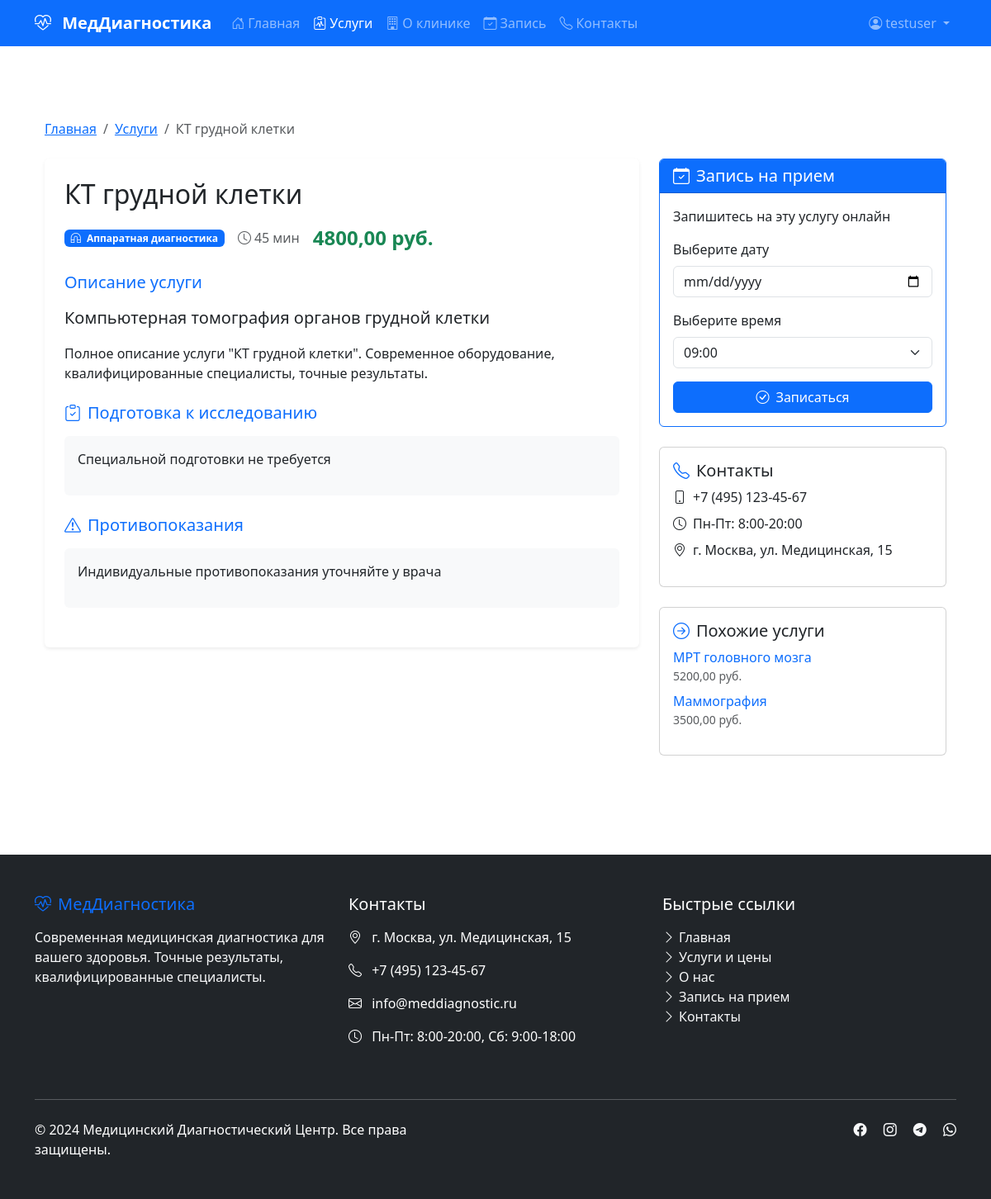
Screenshot of /services/-1/ (signed in) with the database file from the repository.
### accounts/models.py (models this page shows, shortened)
class CustomUser(AbstractUser):
    phone = models.CharField(
        max_length=20,
        verbose_name="Телефон",
        blank=True,
        null=True
    )
    birth_date = models.DateField(
        verbose_name="Дата рождения",
        blank=True,
        null=True
    )
    address = models.TextField(
        verbose_name="Адрес",
        blank=True,
        null=True
    )
    medical_card_number = models.CharField(
        max_length=50,
        verbose_name="Номер медицинской карты",
        blank=True,
        null=True
    )
    blood_type = models.CharField(
        max_length=5,
        verbose_name="Группа крови",
        blank=True,
        null=True
    )
    is_patient = models.BooleanField(
        default=True,
        verbose_name="Является пациентом"
    )
    is_doctor = models.BooleanField(
        default=False,
        verbose_name="Является врачом"
    )
    class Meta:
        verbose_name = "Пользователь"
        verbose_name_plural = "Пользователи"

### services/models.py (models this page shows, shortened)
class Service(models.Model):
    name = models.CharField(max_length=200, verbose_name="Название услуги")
    slug = models.SlugField(max_length=200, unique=True, blank=True, verbose_name="URL")
    category = models.ForeignKey(ServiceCategory, on_delete=models.CASCADE,
                                 related_name='services', verbose_name="Категория")
    description = models.TextField(verbose_name="Описание")
    full_description = models.TextField(blank=True, verbose_name="Полное описание")
    price = models.DecimalField(max_digits=10, decimal_places=2, verbose_name="Цена")
    duration = models.PositiveIntegerField(verbose_name="Длительность (мин)")
    preparation = models.TextField(blank=True, verbose_name="Подготовка к процедуре")
    contraindications = models.TextField(blank=True, verbose_name="Противопоказания")
    image = models.ImageField(upload_to='services/', blank=True, null=True,
                              verbose_name="Изображение")
    is_active = models.BooleanField(default=True, verbose_name="Активна")
    created_at = models.DateTimeField(auto_now_add=True, verbose_name="Дата создания")
    updated_at = models.DateTimeField(auto_now=True, verbose_name="Дата обновления")
    class Meta:
        verbose_name = "Услуга"
        verbose_name_plural = "Услуги"
        ordering = ['name']

class ServiceCategory(models.Model):
    name = models.CharField(max_length=100, verbose_name="Название категории")
    description = models.TextField(blank=True, verbose_name="Описание")
    icon = models.CharField(max_length=50, default="bi-heart",
                            verbose_name="Иконка Bootstrap",
                            help_text="Например: bi-heart, bi-activity, bi-eyedropper")
    class Meta:
        verbose_name = "Категория услуг"
        verbose_name_plural = "Категории услуг"
        ordering = ['name']

### services/views.py (the view)
# urls.py: path('<slug:slug>/', views.service_detail, name='detail'),
def service_detail(request, slug):
    service = get_object_or_404(Service, slug=slug, is_active=True)
    similar_services = Service.objects.filter(
        category=service.category,
        is_active=True
    ).exclude(id=service.id)[:5]
    context = {
        'title': service.name,
        'service': service,
        'similar_services': similar_services,
        'today': timezone.now().date(),
    }
    return render(request, 'services/detail.html', context)

### templates/services/detail.html (shortened to what this page needs)
{% extends 'base/base.html' %}
{% block content %}
<div class="container py-5">
    <nav aria-label="breadcrumb" class="mb-4">
        <ol class="breadcrumb">
            <li class="breadcrumb-item"><a href="{% url 'home' %}">Главная</a></li>
            <li class="breadcrumb-item"><a href="{% url 'services:list' %}">Услуги</a></li>
            <li class="breadcrumb-item active">{{ service.name }}</li>
        </ol>
    </nav>
    <div class="row">
        <div class="col-lg-8">
            <div class="card border-0 shadow-sm mb-4">
                <div class="card-body p-4">
                    <h1 class="card-title h2 mb-3">{{ service.name }}</h1>
                    <div class="d-flex align-items-center mb-4">
                        <span class="badge bg-primary me-3">
                            <i class="bi {{ service.category.icon }} me-1"></i>
                            {{ service.category.name }}
                        </span>
                        <span class="text-muted me-3">
                            <i class="bi bi-clock me-1"></i>{{ service.duration }} мин
                        </span>
                        <span class="fs-4 fw-bold text-success">
                            {{ service.price }} руб.
                        </span>
                    </div>
                    <div class="mb-4">
                        <h4 class="h5 text-primary mb-3">Описание услуги</h4>
                        <p class="lead">{{ service.description }}</p>
                        {% if service.full_description %}
                        <div class="mt-3">
                            {{ service.full_description|linebreaks }}
                        </div>
                        {% endif %}
                    </div>
                    {% if service.preparation %}
                    <div class="mb-4">
                        <h4 class="h5 text-primary mb-3">
                            <i class="bi bi-clipboard-check me-2"></i>Подготовка к исследованию
                        </h4>
                        <div class="bg-light p-3 rounded">
                            {{ service.preparation|linebreaks }}
                        </div>
                    </div>
                    {% endif %}
                    {% if service.contraindications %}
                    <div class="mb-4">
                        <h4 class="h5 text-primary mb-3">
                            <i class="bi bi-exclamation-triangle me-2"></i>Противопоказания
                        </h4>
                        <div class="bg-light p-3 rounded">
                            {{ service.contraindications|linebreaks }}
                        </div>
                    </div>
                    {% endif %}
                </div>
            </div>
        </div>
        <div class="col-lg-4">
            <div class="sticky-top" style="top: 20px;">
                <div class="card border-primary mb-4">
                    <div class="card-header bg-primary text-white">
                        <h5 class="mb-0">
                            <i class="bi bi-calendar-check me-2"></i>Запись на прием
                        </h5>
                    </div>
                    <div class="card-body">
                        <p class="card-text">Запишитесь на эту услугу онлайн</p>
                        <div class="mb-3">
                            <label class="form-label">Выберите дату</label>
                            <input type="date" class="form-control">
                        </div>
                        <div class="mb-3">
                            <label class="form-label">Выберите время</label>
                            <select class="form-select">
                                <option>09:00</option>
                            </select>
                        </div>
                        <button class="btn btn-primary w-100">
                            <i class="bi bi-check-circle me-2"></i>Записаться
                        </button>
                    </div>
                </div>
                <div class="card mb-4">
                    <div class="card-body">
                        <h5 class="card-title">
                            <i class="bi bi-telephone text-primary me-2"></i>Контакты
                        </h5>
                        <ul class="list-unstyled">
                            <li class="mb-2">
                                <i class="bi bi-phone me-2"></i>+7 (495) 123-45-67
                            </li>
                            <li class="mb-2">
                                <i class="bi bi-clock me-2"></i>Пн-Пт: 8:00-20:00
                            </li>
                            <li>
                                <i class="bi bi-geo-alt me-2"></i>г. Москва, ул. Медицинская, 15
                            </li>
                        </ul>
                    </div>
                </div>
                {% if similar_services %}
                <div class="card">
                    <div class="card-body">
                        <h5 class="card-title">
                            <i class="bi bi-arrow-right-circle text-primary me-2"></i>Похожие услуги
                        </h5>
                        <ul class="list-unstyled">
                            {% for similar in similar_services %}
                            <li class="mb-2">
                                <a href="{% url 'services:detail' similar.slug %}"
                                   class="text-decoration-none">
                                    {{ similar.name }}
                                </a>
                                <span class="text-muted small d-block">{{ similar.price }} руб.</span>
                            </li>
                            {% endfor %}
                        </ul>
                    </div>
                </div>
                {% endif %}
            </div>
        </div>
    </div>
</div>
{% endblock %}

### templates/base/base.html (shortened to what this page needs)
<!DOCTYPE html>
<html lang="ru">
<head>
    <link href="https://cdn.jsdelivr.net/npm/bootstrap@5.3.0/dist/css/bootstrap.min.css" rel="stylesheet">
    <link rel="stylesheet" href="https://cdn.jsdelivr.net/npm/bootstrap-icons@1.10.0/font/bootstrap-icons.css">
    <link href="/static/css/style.css" rel="stylesheet">
</head>
<body>
    <nav class="navbar navbar-expand-lg navbar-dark bg-primary sticky-top">
        <div class="container">
            <a class="navbar-brand" href="{% url 'home' %}">
                <i class="bi bi-heart-pulse me-2"></i>
                <span class="fw-bold">МедДиагностика</span>
            </a>
            <div class="collapse navbar-collapse" id="navbarNav">
                <ul class="navbar-nav me-auto">
                    <li class="nav-item">
                        <a class="nav-link {% if request.path == '/' %}active{% endif %}" href="{% url 'home' %}">
                            <i class="bi bi-house-door me-1"></i>Главная
                        </a>
                    </li>
                    <li class="nav-item">
                        <a class="nav-link {% if 'services' in request.path %}active{% endif %}" href="{% url 'services:list' %}">
                            <i class="bi bi-clipboard-pulse me-1"></i>Услуги
                        </a>
                    </li>
                    <li class="nav-item">
                        <a class="nav-link {% if 'about' in request.path %}active{% endif %}" href="{% url 'about' %}">
                            <i class="bi bi-building me-1"></i>О клинике
                        </a>
                    </li>
                    <li class="nav-item">
                       <a class="nav-link {% if 'appointments' in request.path %}active{% endif %}"
                          href="{% url 'appointments:list' %}">
                           <i class="bi bi-calendar-check me-1"></i>Запись
                       </a>
                    </li>
                    <li class="nav-item">
                        <a class="nav-link {% if 'contacts' in request.path %}active{% endif %}" href="{% url 'contacts' %}">
                            <i class="bi bi-telephone me-1"></i>Контакты
                        </a>
                    </li>
                </ul>
                <div class="navbar-nav">
                    {% if user.is_authenticated %}
                        <div class="nav-item dropdown">
                            <a class="nav-link dropdown-toggle" href="#" role="button" data-bs-toggle="dropdown">
                                <i class="bi bi-person-circle me-1"></i>{{ user.username }}
                            </a>
                        </div>
                    {% else %}
                        <a class="nav-link" href="{% url 'login' %}">
                            <i class="bi bi-box-arrow-in-right me-1"></i>Войти
                        </a>
                    {% endif %}
                </div>
            </div>
        </div>
    </nav>
    <main class="container py-4">
        {% block content %}{% endblock %}
    </main>
    <footer class="bg-dark text-white py-5 mt-5">
        <div class="container">
            <div class="row">
                <div class="col-md-4 mb-4">
                    <h5 class="text-primary mb-3">
                        <i class="bi bi-heart-pulse me-2"></i>МедДиагностика
                    </h5>
                    <p class="text-light">Современная медицинская диагностика для вашего здоровья. Точные результаты, квалифицированные специалисты.</p>
                </div>
                <div class="col-md-4 mb-4">
                    <h5 class="mb-3">Контакты</h5>
                    <p><i class="bi bi-geo-alt me-2"></i> г. Москва, ул. Медицинская, 15</p>
                    <p><i class="bi bi-telephone me-2"></i> +7 (495) 123-45-67</p>
                    <p><i class="bi bi-envelope me-2"></i> info@meddiagnostic.ru</p>
                    <p><i class="bi bi-clock me-2"></i> Пн-Пт: 8:00-20:00, Сб: 9:00-18:00</p>
                </div>
                <div class="col-md-4 mb-4">
                    <h5 class="mb-3">Быстрые ссылки</h5>
                    <ul class="list-unstyled">
                        <li><a href="{% url 'home' %}" class="text-light text-decoration-none"><i class="bi bi-chevron-right me-1"></i>Главная</a></li>
                        <li><a href="{% url 'services:list' %}" class="text-light text-decoration-none"><i class="bi bi-chevron-right me-1"></i>Услуги и цены</a></li>
                        <li><a href="{% url 'about' %}" class="text-light text-decoration-none"><i class="bi bi-chevron-right me-1"></i>О нас</a></li>
                        <li><a href="#" class="text-light text-decoration-none"><i class="bi bi-chevron-right me-1"></i>Запись на прием</a></li>
                        <li><a href="{% url 'contacts' %}" class="text-light text-decoration-none"><i class="bi bi-chevron-right me-1"></i>Контакты</a></li>
                    </ul>
                </div>
            </div>
            <hr class="bg-light my-4">
            <div class="row">
                <div class="col-md-6">
                    <p class="mb-0">&copy; 2024 Медицинский Диагностический Центр. Все права защищены.</p>
                </div>
                <div class="col-md-6 text-md-end">
                    <a href="#" class="text-light me-3"><i class="bi bi-facebook"></i></a>
                    <a href="#" class="text-light me-3"><i class="bi bi-instagram"></i></a>
                    <a href="#" class="text-light me-3"><i class="bi bi-telegram"></i></a>
                    <a href="#" class="text-light"><i class="bi bi-whatsapp"></i></a>
                </div>
            </div>
        </div>
    </footer>
</body>
</html>

### rows the page displays
CustomUser: username "testuser"
Service: name "КТ грудной клетки", category.name "Аппаратная диагностика", duration "45", price "4800,00", description "Компьютерная томография органов грудной клетки", full_description "Полное описание услуги \"КТ грудной клетки\". Современное оборудование, квалифицированные специалисты, точные результаты.", preparation "Специальной подготовки не требуется", contraindications "Индивидуальные противопоказания уточняйте у врача"
Service: name "МРТ головного мозга", price "5200,00"
Service: name "Маммография", price "3500,00"
